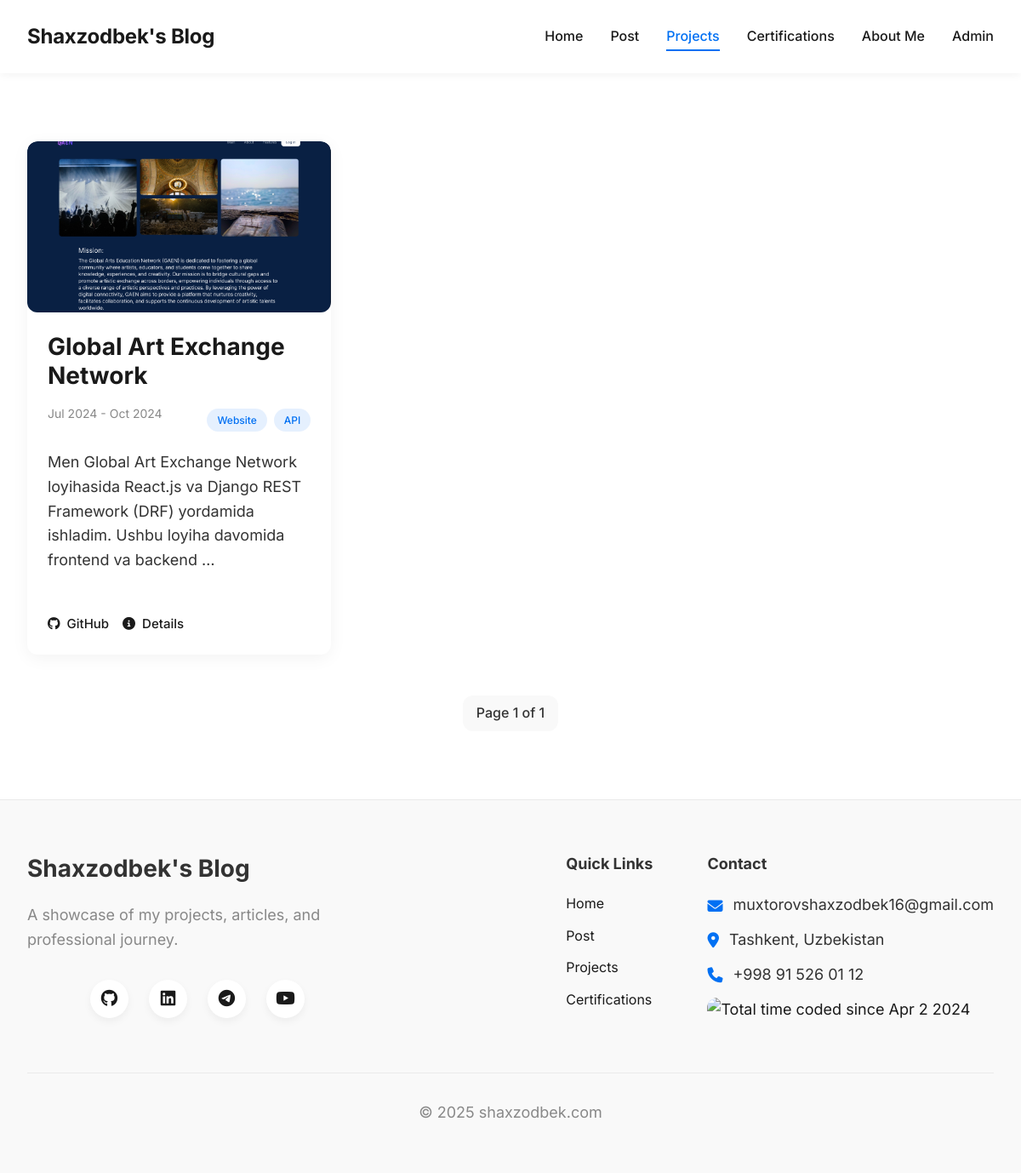
Page /projects/ (signed in) on the committed database.
### blog/models.py (models this page shows, shortened)
class Project(models.Model):
    name = models.CharField(max_length=100, unique=True)
    slug = models.SlugField(max_length=100, unique=True, blank=True)
    description = models.TextField(null=True, blank=True)
    image = models.ImageField(upload_to="blog/projects/%Y/%m/%d", null=True, blank=True)
    programming_languages = models.ManyToManyField(ProgrammingLanguage)
    link_to_project = models.URLField(null=True, blank=True)
    github_link = models.URLField(null=True, blank=True)
    started_from = models.DateTimeField()
    ended_at = models.DateTimeField()
    type = models.ManyToManyField(Type)
    class Meta:
        ordering = ["-started_from"]
        db_table = "projects"

class Type(models.Model):
    name = models.CharField(max_length=100)
    slug = models.SlugField(max_length=100, unique=True, blank=True)
    class Meta:
        ordering = ["id"]
        db_table = "types"

### blog/views.py (the view)
# urls.py: path("projects/", projects, name="projects"),
@cache_page(60)
def projects(request):
    return paginated_view(
        request, Project, "blog/projects.html", order_by="-started_from"
    )

### blog/views.py (called while the page is built)
def paginated_view(request, model: Any, template, order_by="-id", per_page=6):
    object_list = model.objects.all().order_by(order_by)
    paginator = Paginator(object_list, per_page)
    page_obj = paginator.get_page(request.GET.get("page", 1))
    return render(request, template, {"page_obj": page_obj})

### templates/blog/projects.html (shortened to what this page needs)
{% extends "base.html" %}
{% block content %}
    <section class="projects">
        <div class="container">
            <div class="project-grid">
                {% for project in page_obj %}
                    <div class="project-card">
                        {% if project.image %}
                            <div class="project-image">
                                <img src="{{ project.image.url }}" alt="{{ project.name }}">
                            </div>
                        {% endif %}
                        <div class="project-content">
                            <h3><a href="{% url 'blog:project_detail' project.slug %}">{{ project.name }}</a></h3>
                            <div class="project-meta">
                                <span class="project-date">{{ project.started_from|date:"M Y" }} - {{ project.ended_at|date:"M Y" }}</span>
                                <div class="project-types">
                                    {% for type in project.type.all %}
                                        <span class="type-badge">{{ type.name }}</span>
                                    {% endfor %}
                                </div>
                            </div>
                            <p>{{ project.description|truncatewords:20 }}</p>
                            <div class="project-links">
                                {% if project.github_link %}
                                    <a href="{{ project.github_link }}" class="github-link" target="_blank"><i class="fab fa-github"></i> GitHub</a>
                                {% endif %}
                                <a href="{% url 'blog:project_detail' project.slug %}" class="details-link"><i class="fas fa-info-circle"></i> Details</a>
                            </div>
                        </div>
                    </div>
                {% empty %}
                    <p>No projects to display.</p>
                {% endfor %}
            </div>
        </div>
        {% if page_obj %}
            {% include 'parts/pagination.html' %}
        {% endif %}
    </section>
{% endblock %}

### static/blog/css/styles.css (style rules this page uses)
:root { --primary-color: #0070f3; --secondary-color: #0366d6; --dark-color: #1a1a1a; --light-color: #ffffff; --gray-color: #888888; --bg-color: #ffffff; --text-color: #333333; --border-color: #eaeaea; --card-bg: #ffffff; --section-bg: #f9f9f9; --shadow: 0 4px 20px rgba(0, 0, 0, 0.05); --radius: 12px; --transition: all 0.3s ease; --font-sans: 'Inter', -apple-system, BlinkMacSystemFont, 'Segoe UI', Roboto, Oxygen, Ubuntu, Cantarell, 'Open Sans', 'Helvetica Neue', sans-serif; }
* { margin: 0; padding: 0; box-sizing: border-box; }
html { scroll-behavior: smooth; }
body { font-family: var(--font-sans), serif; color: var(--text-color); background-color: var(--bg-color); line-height: 1.6; font-size: 16px; overflow-x: hidden; }
.container { max-width: 1200px; margin: 0 auto; padding: 0 2rem; }
a { color: var(--dark-color); text-decoration: none; transition: var(--transition); }
img { max-width: 100%; height: auto; border-radius: var(--radius); display: block; }
h1, h2, h3, h4, h5, h6 { font-weight: 700; line-height: 1.2; margin-bottom: 1rem; }
h3 { font-size: clamp(1.25rem, 3vw, 1.75rem); }
p { margin-bottom: 1.5rem; font-size: clamp(1rem, 2vw, 1.125rem); }
section { padding: 5rem 0; }
.article-grid, .project-grid, .certification-grid, .language-grid { display: grid; grid-template-columns: repeat(auto-fill, minmax(320px, 1fr)); gap: 2rem; }
.article-card, .project-card, .certification-card, .language-card { background-color: var(--card-bg); border-radius: var(--radius); overflow: hidden; box-shadow: var(--shadow); transition: var(--transition); height: 100%; display: flex; flex-direction: column; }
.article-image, .project-image, .certification-image, .language-image { aspect-ratio: 16 / 9; overflow: hidden; }
.article-image img, .project-image img, .certification-image img, .language-image img { width: 100%; height: 100%; object-fit: cover; transition: transform 0.5s ease; }
.article-content, .project-content, .certification-content, .language-content { padding: 1.5rem; display: flex; flex-direction: column; flex: 1; }
.article-date, .certification-date, .project-date { font-size: 0.875rem; color: var(--gray-color); margin-bottom: 1rem; }
.project-meta { display: flex; flex-wrap: wrap; justify-content: space-between; align-items: center; margin-bottom: 1rem; }
.project-types { display: flex; flex-wrap: wrap; gap: 0.5rem; }
.type-badge { display: inline-block; background-color: rgba(0, 112, 243, 0.1); color: var(--primary-color); padding: 0.25rem 0.75rem; border-radius: 20px; font-size: 0.75rem; font-weight: 500; }
.project-links { display: flex; flex-wrap: wrap; gap: 1rem; margin-top: 1.5rem; }
.github-link, .live-link, .details-link { display: inline-flex; align-items: center; gap: 0.5rem; font-weight: 500; font-size: 0.938rem; }
.fadeIn { animation: fadeIn 1s ease-in-out; }

### rows in the picture
Project: image (picture), name "Global Art Exchange Network", started_from "Jul 2024", ended_at "Oct 2024", description "Men Global Art Exchange Network loyihasida React.js va Django REST Framework (DRF) yordamida ishladim. Ushbu loyiha davomida frontend va backend …"
Type: name "Website"
Type: name "API"

### other values in the picture
{{ page_obj.number }} "1"
{{ page_obj.paginator.num_pages }} "1"
